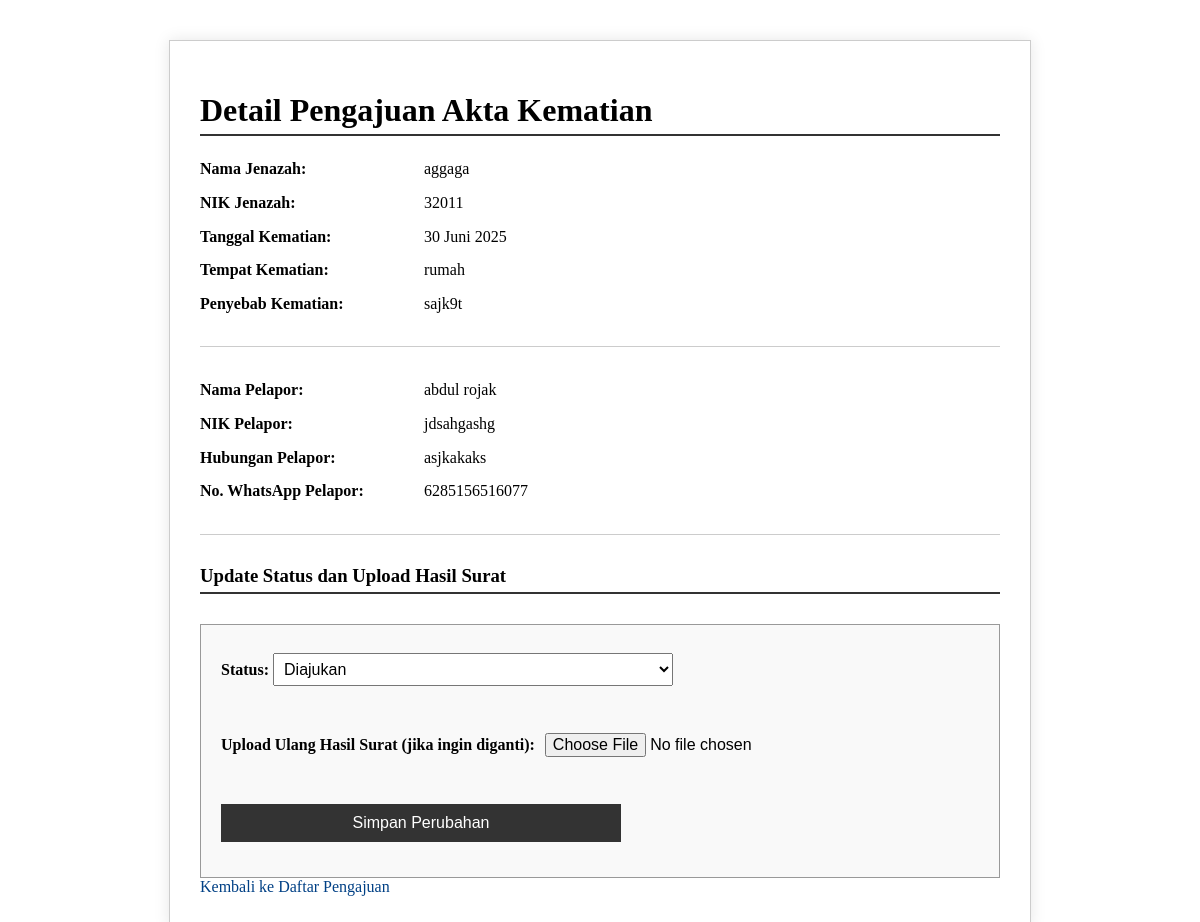
/kematian/akta-kematian/3/ (signed in), run on the app's committed database.
### kembang/models.py (models this page shows, shortened)
class AktaKematian(models.Model):
    user = models.ForeignKey(User, on_delete=models.CASCADE)
    nama_jenazah = models.CharField(max_length=100)
    nik_jenazah = models.CharField(max_length=16)
    tanggal_kematian = models.DateField()
    tempat_kematian = models.CharField(max_length=100)
    penyebab_kematian = models.CharField(max_length=255, blank=True, null=True)
    nama_pelapor = models.CharField(max_length=100)
    nik_pelapor = models.CharField(max_length=16)
    hubungan_pelapor = models.CharField(max_length=100)
    no_whatsapp = models.CharField(max_length=15, verbose_name="No. WhatsApp")  # tambahkan ini
    kk_jenazah = models.FileField(upload_to='akta_kematian/', blank=True, null=True)
    ktp_jenazah = models.FileField(upload_to='akta_kematian/', blank=True, null=True)
    surat_keterangan_kematian = models.FileField(upload_to='akta_kematian/', blank=True, null=True)
    surat_keterangan_rs = models.FileField(upload_to='akta_kematian/', blank=True, null=True)
    dokumen_pendukung_lainnya = models.FileField(upload_to='akta_kematian/', blank=True, null=True)
    tanggal_pengajuan = models.DateTimeField(auto_now_add=True)
    status = models.CharField(max_length=10, choices=STATUS_CHOICES, default='diajukan')
    hasil_surat = models.FileField(upload_to='hasil_surat/akta_kematian/', blank=True, null=True)

### kembang/views.py (the view, shortened to what this page needs)
# urls.py: path('kematian/akta-kematian/<int:pk>/', views.detail_pengajuan_akta_kematian, name='detail_pengajuan_akta_kematian'),
@staff_member_required
def detail_pengajuan_akta_kematian(request, pk):
    akta = get_object_or_404(AktaKematian, pk=pk)
    return render(request, 'admin/akta_kematian_detail.html', {'akta': akta})

### kembang/templates/admin/akta_kematian_detail.html (shortened to what this page needs)
{% load static %}
<!DOCTYPE html>
<html lang="en">
<head>
    <link rel="stylesheet" href="{% static 'css/detail_akta.css' %}">
</head>
<body>
    <h1>Detail Pengajuan Akta Kematian</h1>
    <p><strong>Nama Jenazah:</strong> {{ akta.nama_jenazah }}</p>
    <p><strong>NIK Jenazah:</strong> {{ akta.nik_jenazah }}</p>
    <p><strong>Tanggal Kematian:</strong> {{ akta.tanggal_kematian }}</p>
    <p><strong>Tempat Kematian:</strong> {{ akta.tempat_kematian }}</p>
    <p><strong>Penyebab Kematian:</strong> {{ akta.penyebab_kematian }}</p>
    <hr>
    <p><strong>Nama Pelapor:</strong> {{ akta.nama_pelapor }}</p>
    <p><strong>NIK Pelapor:</strong> {{ akta.nik_pelapor }}</p>
    <p><strong>Hubungan Pelapor:</strong> {{ akta.hubungan_pelapor }}</p>
    <p><strong>No. WhatsApp Pelapor:</strong> {{ akta.no_whatsapp }}</p>
    <hr>
    <h3>Update Status dan Upload Hasil Surat</h3>
<form method="POST" enctype="multipart/form-data">
    <label for="status">Status:</label>
    <select name="status" id="status" required>
        <option value="diajukan" {% if akta.status == 'diajukan' %}selected{% endif %}>Diajukan</option>
    </select>
    <br><br>
    <label for="hasil_surat">Upload Ulang Hasil Surat (jika ingin diganti):</label>
    <input type="file" name="hasil_surat" id="hasil_surat"><br><br>
    <button type="submit">Simpan Perubahan</button>
</form>
    <a href="{% url 'daftar_pengajuan_akta_kematian' %}">Kembali ke Daftar Pengajuan</a>
</body>
</html>

### kembang/static/css/detail_akta.css (style rules this page uses)
body { font-family: 'Georgia', 'Times New Roman', serif; background-color: #ffffff; color: #000000; margin: 40px auto; max-width: 800px; padding: 30px; border: 1px solid #ccc; box-shadow: 0 0 15px rgba(0,0,0,0.1); }
h1, h2, h3 { border-bottom: 2px solid #333; padding-bottom: 5px; margin-bottom: 20px; }
p { margin: 8px 0; font-size: 16px; line-height: 1.6; }
strong { display: inline-block; width: 220px; }
form { margin-top: 30px; padding: 20px; border: 1px solid #999; background-color: #f9f9f9; }
label { font-weight: bold; }
select, input[type="file"], button { font-size: 16px; margin-top: 8px; margin-bottom: 15px; padding: 6px; width: 100%; max-width: 400px; box-sizing: border-box; }
button { background-color: #333; color: white; border: none; padding: 10px 15px; cursor: pointer; }
a { color: #004085; text-decoration: none; }
hr { border: none; border-top: 1px solid #ccc; margin: 30px 0; }

### data on the page
AktaKematian: nama_jenazah "aggaga", nik_jenazah "32011", tanggal_kematian "30 Juni 2025", tempat_kematian "rumah", penyebab_kematian "sajk9t", nama_pelapor "abdul rojak", nik_pelapor "jdsahgashg", hubungan_pelapor "asjkakaks", no_whatsapp "6285156516077", status "Diajukan"
